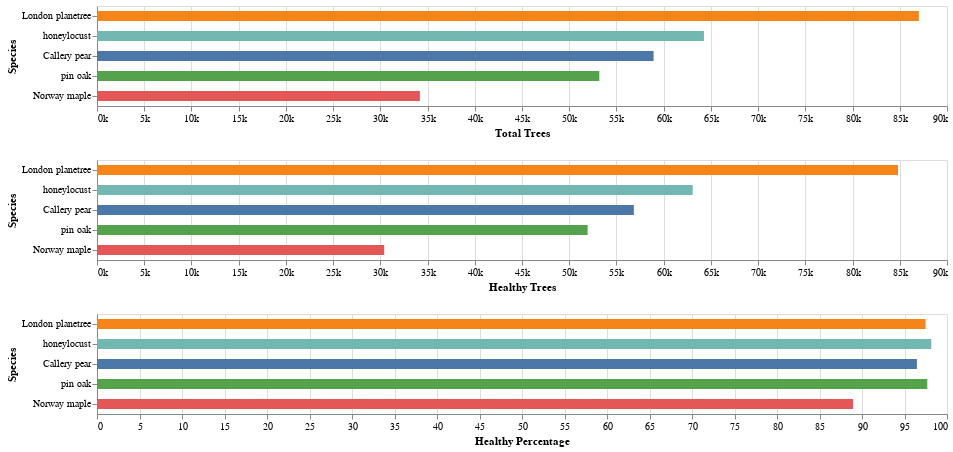

The code cell stored with this chart in its notebook:
### Markdown cell above
##### Q2b Explanations
The query identifies the ten most common tree species in New York City in 2015 based on the dataset `bigquery-public-data.new_york_trees.tree_census_2015`. For each species, it calculates:
1. **Total Trees**: The total number of trees of that species.
2. **Healthy Trees**: The number of trees with a `health` status that is not "Poor" or `NULL`.
3. **Healthy Percentage**: The percentage of healthy trees within the species.

#### Observations:
- The **London planetree** is the most common species with 87,014 trees, of which 97.47% are healthy.
- The **Honeylocust** has the highest healthy percentage among the top five species, with 98.15% of its 64,264 trees being healthy.
- The **Norway maple** has the lowest healthy percentage among the top five, with 88.95% of its 34,189 trees being healthy.

### Code cell
import altair as alt

# Chart 1: Total Trees (Defines the sorting order)
chart1 = alt.Chart(df2b.head()).mark_bar(size=10).encode(
    x=alt.X("total_trees:Q", title="Total Trees", axis=alt.Axis(format="~s")),
    y=alt.Y("species:N", title="Species", sort="-x"),  # Sort by total_trees
    color=alt.Color("species:N", legend=None),
    tooltip=["species", "total_trees"]
).properties(
    width=850,  # Keep width 850
    height=100,  # Keep height 100
)

# Chart 2: Healthy Trees (Use the same sorting as chart1)
chart2 = alt.Chart(df2b.head()).mark_bar(size=10).encode(
    x=alt.X("healthy_trees:Q", title="Healthy Trees", axis=alt.Axis(format="~s")),
    y=alt.Y("species:N", title="Species", sort=alt.EncodingSortField(field="total_trees", order="descending")),
    color=alt.Color("species:N", legend=None),
    tooltip=["species", "healthy_trees"]
).properties(
    width=850,
    height=100,
)

# Chart 3: Healthy Percentage (Use the same sorting as chart1)
chart3 = alt.Chart(df2b.head()).mark_bar(size=10).encode(
    x=alt.X("healthy_percentage:Q", title="Healthy Percentage", axis=alt.Axis(format="~s")),
    y=alt.Y("species:N", title="Species", sort=alt.EncodingSortField(field="total_trees", order="descending")),
    color=alt.Color("species:N", legend=None),
    tooltip=["species", "healthy_percentage"]
).properties(
    width=850,
    height=100,
)

# Combine charts vertically
chart1 & chart2 & chart3

### Figure 1 — Vega-Lite specification as saved in the notebook (floating-point values rounded to 4 significant figures)
{"config": {"view": {"continuousWidth": 300, "continuousHeight": 300}}, "vconcat": [{"data": {"name": "data-fc2c2b499014055a8ddce859edfa0449"}, "mark": {"type": "bar", "size": 10}, "encoding": {"color": {"field": "species", "legend": null, "type": "nominal"}, "tooltip": [{"field": "species", "type": "nominal"}, {"field": "total_trees", "type": "quantitative"}], "x": {"axis": {"format": "~s"}, "field": "total_trees", "title": "Total Trees", "type": "quantitative"}, "y": {"field": "species", "sort": "-x", "title": "Species", "type": "nominal"}}, "height": 100, "width": 850}, {"data": {"name": "data-fc2c2b499014055a8ddce859edfa0449"}, "mark": {"type": "bar", "size": 10}, "encoding": {"color": {"field": "species", "legend": null, "type": "nominal"}, "tooltip": [{"field": "species", "type": "nominal"}, {"field": "healthy_trees", "type": "quantitative"}], "x": {"axis": {"format": "~s"}, "field": "healthy_trees", "title": "Healthy Trees", "type": "quantitative"}, "y": {"field": "species", "sort": {"field": "total_trees", "order": "descending"}, "title": "Species", "type": "nominal"}}, "height": 100, "width": 850}, {"data": {"name": "data-fc2c2b499014055a8ddce859edfa0449"}, "mark": {"type": "bar", "size": 10}, "encoding": {"color": {"field": "species", "legend": null, "type": "nominal"}, "tooltip": [{"field": "species", "type": "nominal"}, {"field": "healthy_percentage", "type": "quantitative"}], "x": {"axis": {"format": "~s"}, "field": "healthy_percentage", "title": "Healthy Percentage", "type": "quantitative"}, "y": {"field": "species", "sort": {"field": "total_trees", "order": "descending"}, "title": "Species", "type": "nominal"}}, "height": 100, "width": 850}], "$schema": "https://vega.github.io/schema/vega-lite/v5.20.1.json", "datasets": {"data-fc2c2b499014055a8ddce859edfa0449": [{"species": "London planetree", "total_trees": 87014, "healthy_trees": 84816, "healthy_percentage": 97.47}, {"species": "honeylocust", "total_trees": 64264, "healthy_trees": 63073, "healthy_percentage": 98.15}, {"species": "Callery pear", "total_trees": 58931, "healthy_trees": 56842, "healthy_percentage": 96.46}, {"species": "pin oak", "total_trees": 53185, "healthy_trees": 51950, "healthy_percentage": 97.68}, {"species": "Norway maple", "total_trees": 34189, "healthy_trees": 30410, "healthy_percentage": 88.95}]}}
